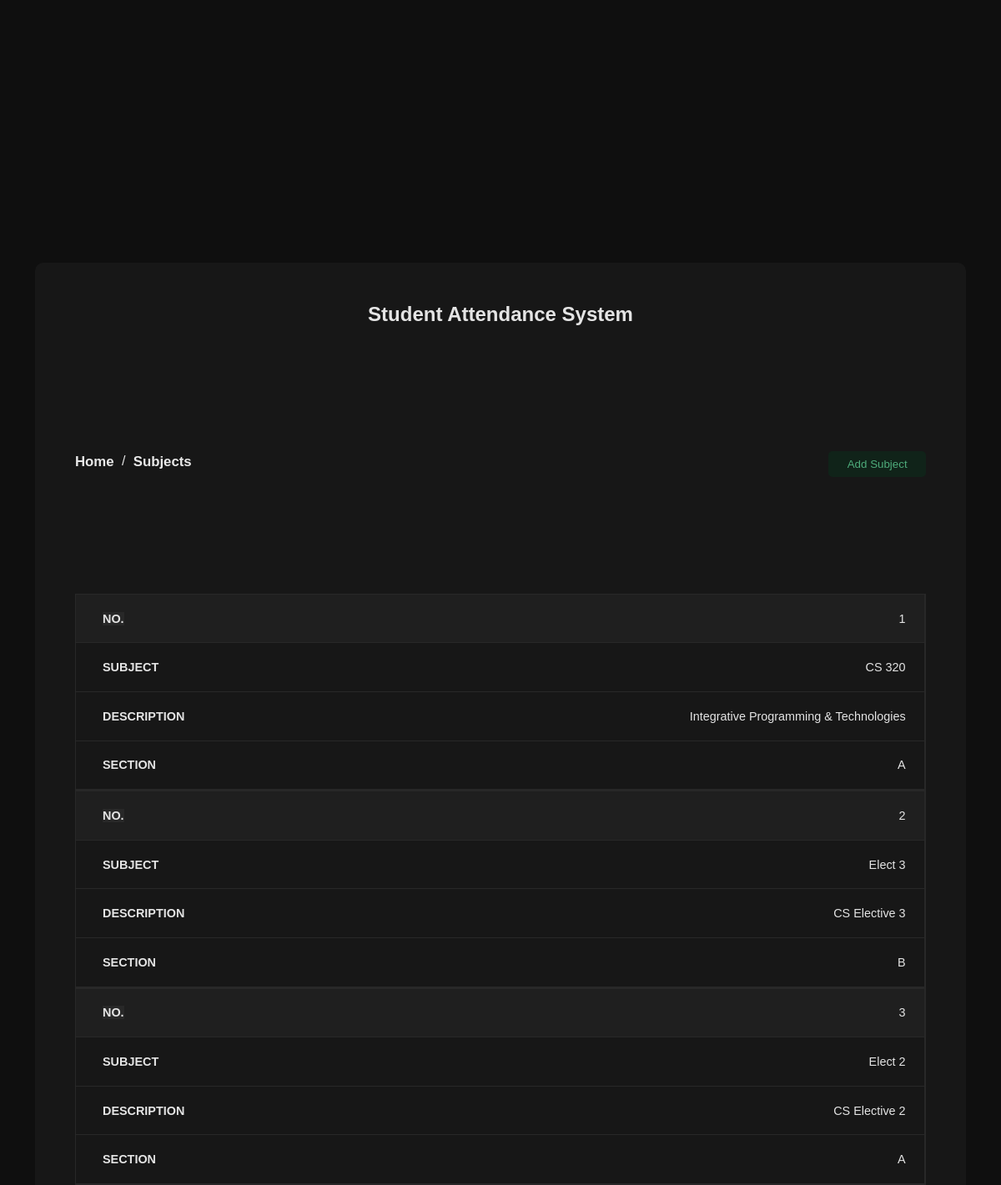
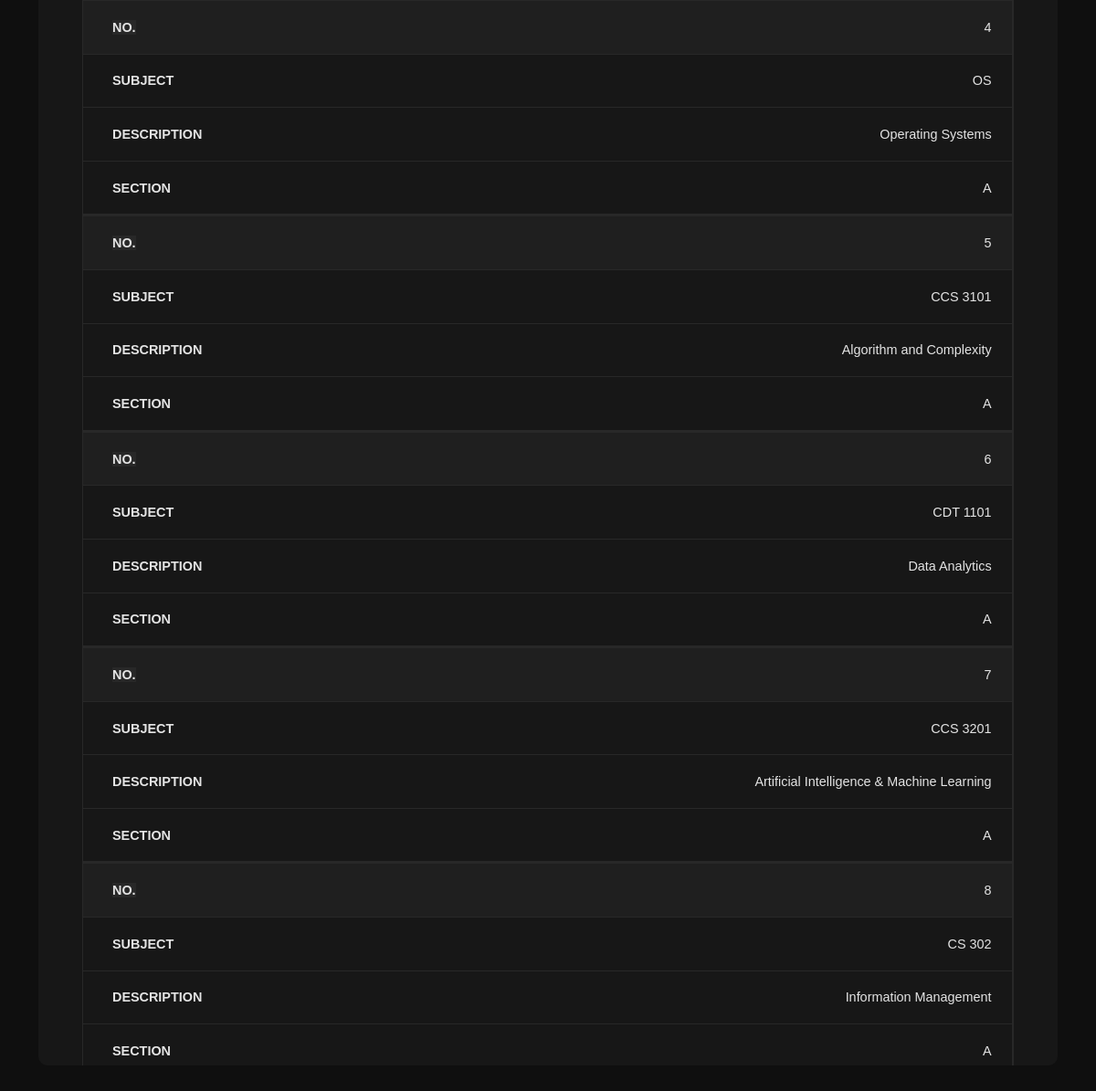
Screenshot of /Subject/ with the database file from the repository (2 pictures, top to bottom).
### students/models.py (models this page shows, shortened)
class Subject(models.Model):
    name = models.CharField(max_length=255)
    description = models.CharField(max_length=500)
    section = models.CharField(max_length=255)

### students/views.py (the view)
# urls.py: path('Subject/', views.Subjects, name='Subject'),
def Subjects(request):
    subjects = Subject.objects.all()
    count_subjects = Subject.objects.count()
    template = loader.get_template('subjects.html')
    context ={
        'subject_list': subjects,
        'count_subjects': count_subjects
    }
    return HttpResponse(template.render(context, request))

### students/templates/subjects.html (shortened to what this page needs)
{% extends "master.html" %}
{% block content %}
    <main id="subjects-table">
        <div class="home-container">
            <h2>Student Attendance System</h2>
            <div class="HC-Container">
                <div class="SC_Top">
                    <div class="NavBar">
                        <div><a href="/"><h2>Home &nbsp;</h2></a></div>
                        <span>/</span>
                        <div><a href="/Subject"><h2>&nbsp; Subjects</h2></a></div>
                    </div>
                    <a hx-get="/addSubject" hx-target="#overlay" ><button class="Add-btn" type="button">Add Subject</button></a>
                </div>
                <table>
                    <tbody>
                        <tr>
                        {% for x in subject_list %}
                        <td class="td-edit">{{ forloop.counter }}</td>
                        <td class="td-edit">{{ x.name }}</td>
                        <td class="td-edit">{{ x.description }}</td>
                        <td class="td-edit">{{ x.section }}</td>
                        </tr>
                        {%endfor %}
                    </tbody>
                </table>
            </div>
        </div>
    </main>
{% endblock %}

### students/templates/master.html (shortened to what this page needs)
{% load static %}
<!DOCTYPE html>
<html lang="en">
<head>
    <link rel="stylesheet" href="{% static 'style.css' %}">
</head>
<body>
    <div id="MainContent">
    {% block content %}
    {% endblock %}
    </div>
</body>
</html>

### students/static/style.css (style rules this page uses)
@media (max-width : 1980px) { * { padding: 0; margin: 0; } }
@media (max-width : 1980px) { body { background-color: #0f0f0f; color: #e4e4e4; font-family: Arial, Helvetica, sans-serif; } }
@media (max-width : 1980px) { main { width: 100vw; height: 100vh; display: flex; justify-content: center; align-items: center; } }
@media (max-width : 1980px) { .NavBar { display: flex; } }
@media (max-width : 1980px) { .SC_Top { display: flex; flex-direction: row; align-items: center; justify-content: space-between; width: 100%; } }
@media (max-width : 1980px) { .SC_Top a { color: #e8e8e8; text-decoration: none; font-size: 0.7rem; } }
@media (max-width : 1980px) { .SC_Top { height: 5%; margin-bottom: 1%; } }
@media (max-width : 1980px) { table { border-collapse: collapse; width: 100%; } }
@media (max-width : 1980px) { .Add-btn { background-color: #102319; padding: 0.5rem 1.4rem; border: none; color: #4eac7b; border-radius: 5px; display: flex; transition: all ease; } }
@media (max-width : 1980px) { .home-container { padding: 3rem; display: flex; flex-direction: column; width: 85%; height: 75vh; background-color: #171717; border-radius: 10px; overflow-y: auto; overflow-x: hidden; } }
@media (max-width : 1980px) { .HC-Container { width: 100%; height: 100%; } }
@media (max-width : 1980px) { .home-container table { width: 100%; } }
@media (max-width : 1980px) { .home-container .td-edit { padding-left: 2rem; height: 2%; font-size: 0.9rem; font-weight: 500; height: 3rem; border-right: 1px solid #282828; border-bottom: 1px solid #282828; } }
@media (max-width : 1980px) { .home-container h2 { text-align: center; margin-bottom: 2%; } }
@media only screen and (max-width: 760px),
(min-device-width: 768px) and (max-device-width: 1024px) { .home-container h2 { margin-bottom: 6%; } }
@media only screen and (max-width: 760px),
(min-device-width: 768px) and (max-device-width: 1024px) { .SC_Top { margin-bottom: 5%; } }
@media only screen and (max-width: 760px),
(min-device-width: 768px) and (max-device-width: 1024px) { .SC_Top { width: 100%; height: 10%; } }
@media only screen and (max-width: 760px),
(min-device-width: 768px) and (max-device-width: 1024px) { table .td-edit { padding-left: 0rem; } }
@media only screen and (max-width: 760px),
(min-device-width: 768px) and (max-device-width: 1024px) { table, thead, tbody, th, td, tr { display: block; } }
@media only screen and (max-width: 760px),
(min-device-width: 768px) and (max-device-width: 1024px) { tr { border: 1px solid #282828; } }
@media only screen and (max-width: 760px),
(min-device-width: 768px) and (max-device-width: 1024px) { td { display: block; font-size: .8em; text-align: right; display: flex; justify-content: space-between; align-items: center; padding: 0.3rem 1.4rem; } }
@media only screen and (max-width: 760px),
(min-device-width: 768px) and (max-device-width: 1024px) { td:before { content: attr(data-label); float: left; font-weight: bold; text-transform: uppercase; } }
@media only screen and (max-width: 760px),
(min-device-width: 768px) and (max-device-width: 1024px) { td:nth-of-type(1):before { content: "No."; background-color: #282828; } }
@media only screen and (max-width: 760px),
(min-device-width: 768px) and (max-device-width: 1024px) { #subjects-table td:nth-of-type(1) { background-color: #1f1f1f; } }
@media only screen and (max-width: 760px),
(min-device-width: 768px) and (max-device-width: 1024px) { #subjects-table td:nth-of-type(2):before { content: "Subject"; } }
@media only screen and (max-width: 760px),
(min-device-width: 768px) and (max-device-width: 1024px) { #subjects-table td:nth-of-type(3):before { content: "Description"; } }
@media only screen and (max-width: 760px),
(min-device-width: 768px) and (max-device-width: 1024px) { #subjects-table td:nth-of-type(4):before { content: "Section"; } }

### rows the page displays
Subject: name "CS 320", description "Integrative Programming & Technologies", section "A"
Subject: name "Elect 3", description "CS Elective 3", section "B"
Subject: name "Elect 2", description "CS Elective 2", section "A"
Subject: name "OS", description "Operating Systems", section "A"
Subject: name "CCS 3101", description "Algorithm and Complexity", section "A"
Subject: name "CDT 1101", description "Data Analytics", section "A"
Subject: name "CCS 3201", description "Artificial Intelligence & Machine Learning", section "A"
Subject: name "CS 302", description "Information Management", section "A"
